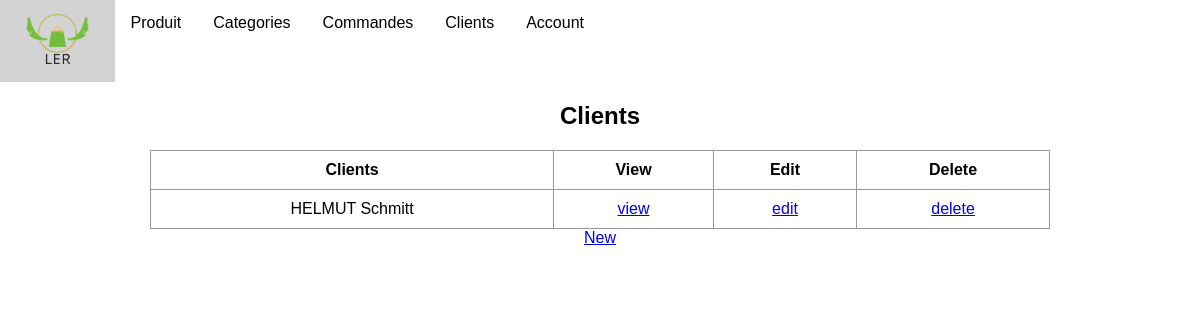
Page /employer/clients/list/ on the earlier database version.
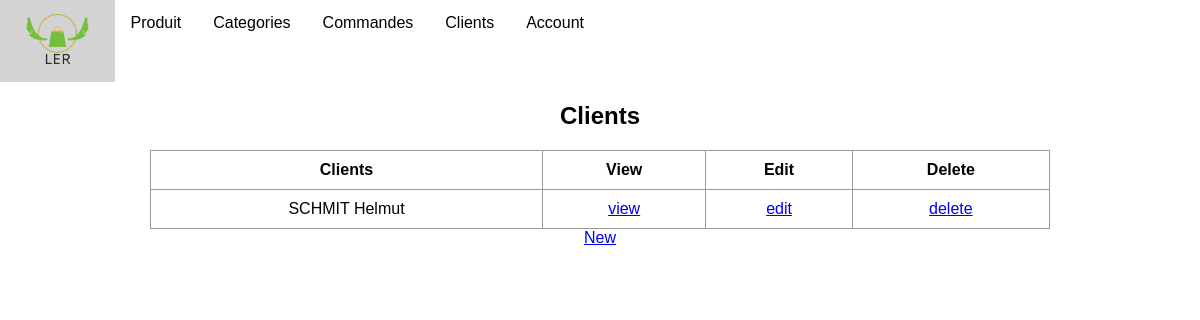
Same page on the later database version.
### employer/models.py (models this page shows)
class Clients(models.Model):
    nom = models.CharField(max_length=30)
    prenom = models.CharField(max_length=30)
    date_insci = models.DateField()
    addr = models.CharField(max_length=50)
    username = models.TextField(null=False)
    def __str__(self) -> str:
        return str(str(self.prenom).upper()+" " +str(self.nom))

### employer/views/clients/clients_list.py (the view)
# urls.py: path('clients/list/', ClientsListView.as_view(), name='clients_list'),
class ClientsListView(ListView):
    model = Clients
    template_name = "clients/clients_list.html"

### Drive/templates/clients/clients_list.html (shortened to what this page needs)
{% extends "main.html" %}
{% block content %}
<h2 class="form-title">Clients</h2>
<table class="table table-fluid">
    <thead>
        <tr>
            <th>Clients</th>
            <th>View</th>
            <th>Edit</th>
            <th>Delete</th>
        </tr>
    </thead>
    <tbody>
        {% for Clients in object_list %}
        <tr>
            <td>{{ Clients }}</td>
            <td><a href="{% url "clients_detail" Clients.id %}">view</a></td>
            <td><a href="{% url "clients_update" Clients.id %}">edit</a></td>
            <td><a href="{% url "clients_delete" Clients.id %}">delete</a></td>
        </tr>
        {% endfor %}
    </tbody>
</table>
<a href="{% url "clients_create" %}">New</a>
</div>
{% endblock %}

Differences in the rows shown:
removed Clients: prenom+nom "HELMUT Schmitt"
added Clients: prenom+nom "SCHMIT Helmut"
